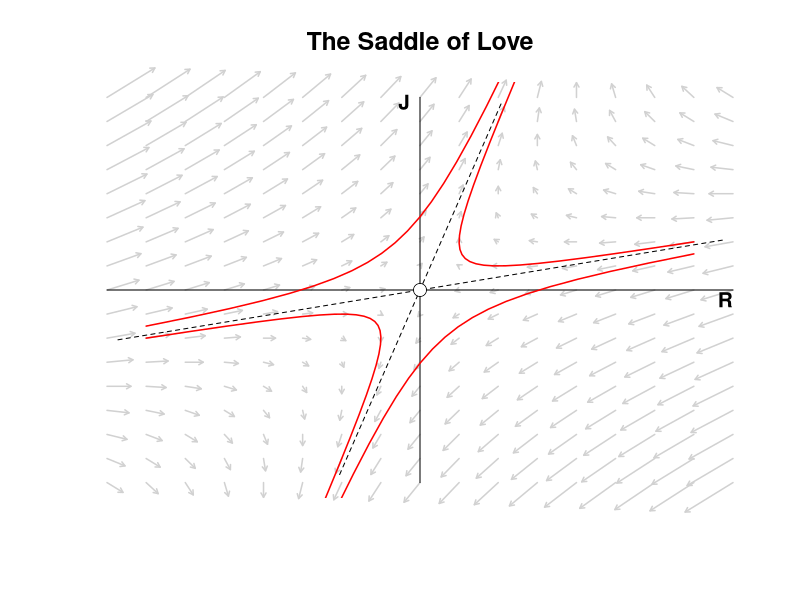
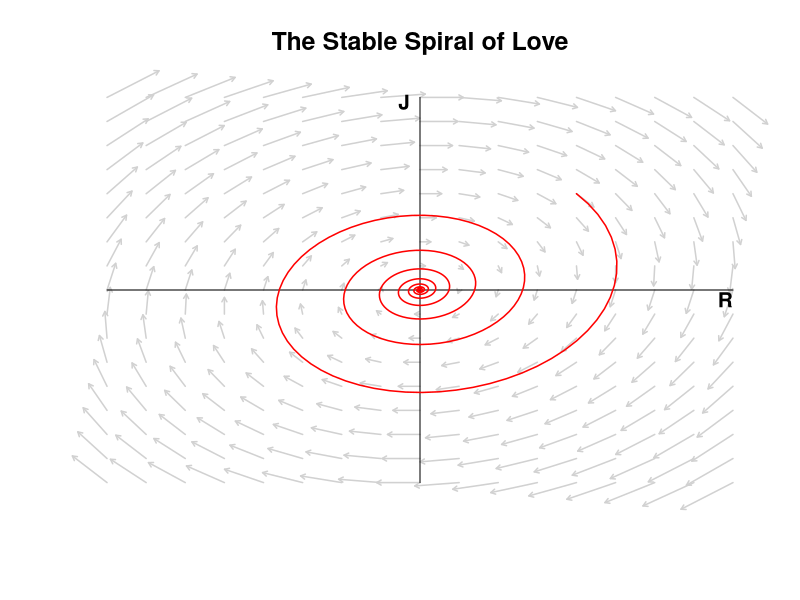
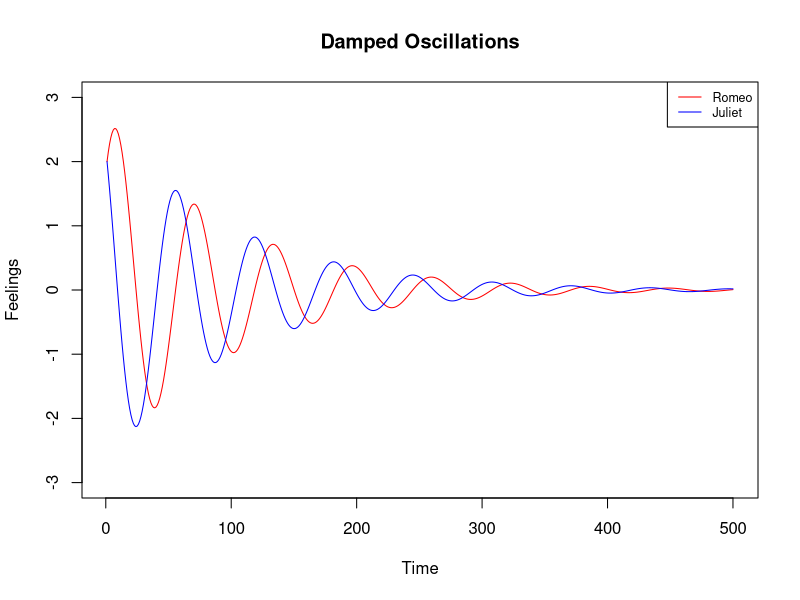
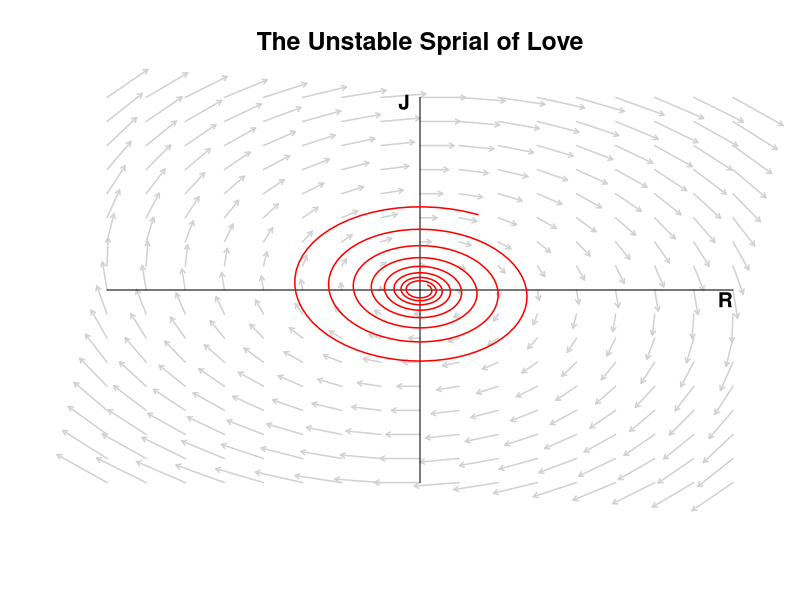
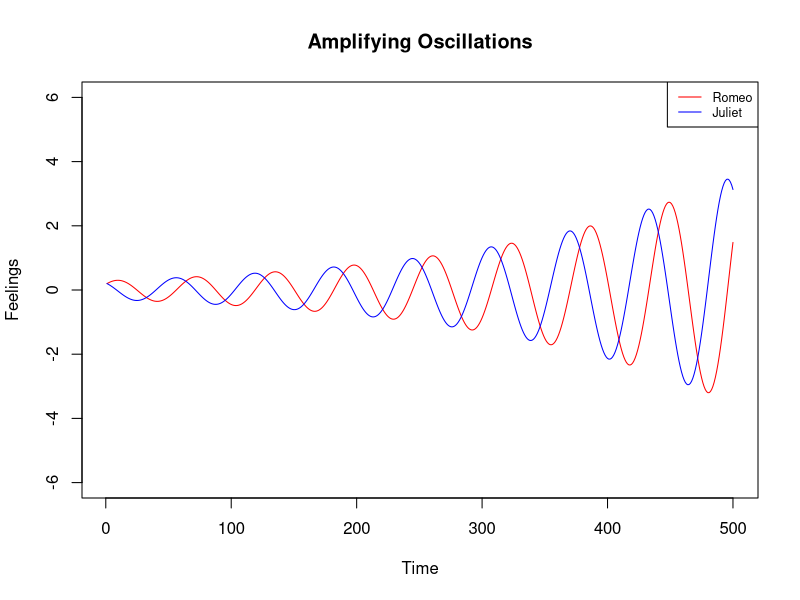

These charts were generated, in order, by the following R code:
# Math 5110 Final Project 
# December 14, 2021
# Emma Coates, Ann Despain, Carson Miller

# Solves linear systems of differential equations given matrix 'A' and 
#  intial conditions inits 
solve_linear <- function(A, inits, tmax = 50, n = 500) {
  # compute eigenvectors and eigenvalues
  eig <- eigen(A)
  E <- eig$vectors
  lambdas <- eig$values
  
  # solve for the initial conditon
  C <- solve(E) %*% inits
  
  # create time steps
  ts <- seq(0, tmax, length.out = n)
  x <- matrix(0, nrow = n, ncol = ncol(A))
  
  for (i in seq(n)) {
    t <- ts[i]
    x[i, ] <- E %*% (C * exp(lambdas * t))
  }
  
  # Re drops the imaginary part ... more on that later!
  Re(x)
}


library('fields')
# Plots a vector field given matrix 'A' and plot title
plot_vector_field <- function(A, title = '', ...) {
  x <- seq(-4, 4, .50)
  y <- seq(-4, 4, .50)
  
  RJ <- as.matrix(expand.grid(x, y))
  dRJ <- t(A %*% t(RJ))
  
  plot(
    x, y, type = 'n', axes = FALSE,
    xlab = '', ylab = '', main = title, cex.main = 1.5, ...
  )
  
  arrow.plot(
    RJ, dRJ,
    arrow.ex = .1, length = .05, lwd = 1.5, col = 'gray82'
  )
  
  text(3.9, -.2, 'R', cex = 1.25, font = 2)
  text(-.2, 3.9, 'J', cex = 1.25, font = 2)
  lines(c(-4, 4), c(0, 0), lwd = 1)
  lines(c(0, 0), c(4, -4), lwd = 1)
}

# Plots eigenvectors on existing vector field given matrix A
plot_eigenvectors <- function(A, ...) {
  E <- eigen(A)$vectors * 4
  arrows(-E[1, 1], -E[2, 1], E[1, 1], E[2, 1], length = 0, lty = 2, ...)
  arrows(-E[1, 2], -E[2, 2], E[1, 2], E[2, 2], length = 0, lty = 2, ...)
}

# Adds solution to existing vector field given matrix A and initial   
# conditions inits
add_line <- function(A, inits) {
  lines(solve_linear(A, inits = inits), col = 'red', lwd = 1.5)
}

# The following lines reproduce the figure "The Saddle of Love" 
A <- cbind(c(-2, -1), c(1, 2))
plot_vector_field(A, title = 'The Saddle of Love')
plot_eigenvectors(A)

add_line(A, c(3.5, 1))
add_line(A, c(3.5, .75))
add_line(A, -c(3.5, 1))
add_line(A, -c(3.5, .75))

points(0, 0, cex = 1.7)
points(0, 0, cex = 2.2, col = 'white', pch = 20)

# The following lines reproduce the figure "The Stable Spiral of Love"
A <- cbind(c(-0.20, -1), c(1, 0))
plot_vector_field(A, title = 'The Stable Spiral of Love')
add_line(A, c(2,2))

# The following lines reproduce the figure "Damped Oscillations"
plot(seq(1,500,by=1), solve_linear(A,c(2,2))[,1], type = 'l', col='red', 
      xlab="Time", ylab="Feelings", ylim=c(-3,3))
lines(seq(1,500,by=1), solve_linear(A,c(2,2))[,2], type = 'l', col='blue')
title("Damped Oscillations")
legend("topright", c("Romeo", "Juliet"), col=c("red","blue"), lty=c(1,1), 
       cex=0.75)

# The following lines reproduce the figure "The Unstable Spiral of love"
A <- cbind(c(0.10, -1), c(1,0))
plot_vector_field(A, title = 'The Unstable Sprial of Love')
add_line(A, c(0.1,0.1))

# The following lines reproduce the figure "Amplifying Oscillations" 
plot(seq(1,500,by=1), solve_linear(A,c(0.2,0.2))[,1], type = 'l', col='red', 
      xlab="Time", ylab="Feelings", ylim=c(0-6,6))
lines(seq(1,500,by=1), solve_linear(A,c(0.2,0.2))[,2], type = 'l',col='blue')
title("Amplifying Oscillations")
legend("topright", c("Romeo", "Juliet"), col=c("red","blue"), lty=c(1,1), 
        cex=0.75)
